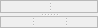
                        <widget class="QWidget" name="page_tab_fit_1">
                         <property name="geometry">
                          <rect>
                           <x>0</x>
                           <y>0</y>
                           <width>98</width>
                           <height>28</height>
                          </rect>
                         </property>
                         <attribute name="label">
                          <string>Decision score, Decision matrix, ROC, Precision-Recall</string>
                         </attribute>
                         <layout class="QVBoxLayout" name="verticalLayout_41">
                          <property name="spacing">
                           <number>0</number>
                          </property>
                          <property name="leftMargin">
                           <number>0</number>
                          </property>
                          <property name="topMargin">
                           <number>0</number>
                          </property>
                          <property name="rightMargin">
                           <number>0</number>
                          </property>
                          <property name="bottomMargin">
                           <number>0</number>
                          </property>
                          <item>
                           <widget class="QSplitter" name="splitter_4">
                            <property name="orientation">
                             <enum>Qt::Vertical</enum>
                            </property>
                            <property name="handleWidth">
                             <number>3</number>
                            </property>
                            <widget class="QFrame" name="frame_tab_fit_1_top">
                             <property name="frameShape">
                              <enum>QFrame::StyledPanel</enum>
                             </property>
                             <property name="frameShadow">
                              <enum>QFrame::Raised</enum>
                             </property>
                             <layout class="QHBoxLayout" name="horizontalLayout_34">
                              <property name="spacing">
                               <number>0</number>
                              </property>
                              <property name="leftMargin">
                               <number>0</number>
                              </property>
                              <property name="topMargin">
                               <number>0</number>
                              </property>
                              <property name="rightMargin">
                               <number>0</number>
                              </property>
                              <property name="bottomMargin">
                               <number>0</number>
                              </property>
                              <item>
                               <widget class="QSplitter" name="splitter">
                                <property name="orientation">
                                 <enum>Qt::Horizontal</enum>
                                </property>
                                <property name="handleWidth">
                                 <number>3</number>
                                </property>
                                <widget class="MplWidget" name="decision_score_plot_widget" native="true">
                                 <property name="sizePolicy">
                                  <sizepolicy hsizetype="Expanding" vsizetype="Expanding">
                                   <horstretch>0</horstretch>
                                   <verstretch>0</verstretch>
                                  </sizepolicy>
                                 </property>
                                </widget>
                                <widget class="MplWidget" name="decision_boundary_plot_widget" native="true">
                                 <property name="sizePolicy">
                                  <sizepolicy hsizetype="Expanding" vsizetype="Expanding">
                                   <horstretch>0</horstretch>
                                   <verstretch>0</verstretch>
                                  </sizepolicy>
                                 </property>
                                </widget>
                               </widget>
                              </item>
                             </layout>
                            </widget>
                            <widget class="QFrame" name="frame_tab_fit_1_botom">
                             <property name="frameShape">
                              <enum>QFrame::StyledPanel</enum>
                             </property>
                             <property name="frameShadow">
                              <enum>QFrame::Raised</enum>
                             </property>
                             <layout class="QHBoxLayout" name="horizontalLayout_33">
                              <property name="spacing">
                               <number>0</number>
                              </property>
                              <property name="leftMargin">
                               <number>0</number>
                              </property>
                              <property name="topMargin">
                               <number>0</number>
                              </property>
                              <property name="rightMargin">
                               <number>0</number>
                              </property>
                              <property name="bottomMargin">
                               <number>0</number>
                              </property>
                              <item>
                               <widget class="QSplitter" name="splitter_3">
                                <property name="orientation">
                                 <enum>Qt::Horizontal</enum>
                                </property>
                                <property name="handleWidth">
                                 <number>3</number>
                                </property>
                                <widget class="MplWidget" name="dm_plot_widget" native="true">
                                 <property name="sizePolicy">
                                  <sizepolicy hsizetype="Expanding" vsizetype="Expanding">
                                   <horstretch>0</horstretch>
                                   <verstretch>0</verstretch>
                                  </sizepolicy>
                                 </property>
                                </widget>
                                <widget class="MplWidget" name="roc_plot_widget" native="true">
                                 <property name="sizePolicy">
                                  <sizepolicy hsizetype="Expanding" vsizetype="Expanding">
                                   <horstretch>0</horstretch>
                                   <verstretch>0</verstretch>
                                  </sizepolicy>
                                 </property>
                                </widget>
                                <widget class="MplWidget" name="pr_plot_widget" native="true">
                                 <property name="sizePolicy">
                                  <sizepolicy hsizetype="Expanding" vsizetype="Expanding">
                                   <horstretch>0</horstretch>
                                   <verstretch>0</verstretch>
                                  </sizepolicy>
                                 </property>
                                </widget>
                               </widget>
                              </item>
                             </layout>
                            </widget>
                           </widget>
                          </item>
                         </layout>
                        </widget>
